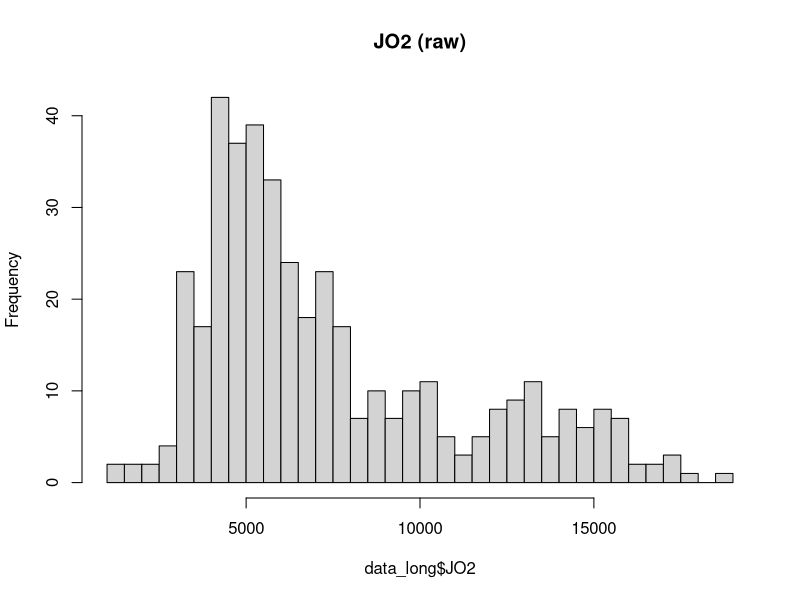
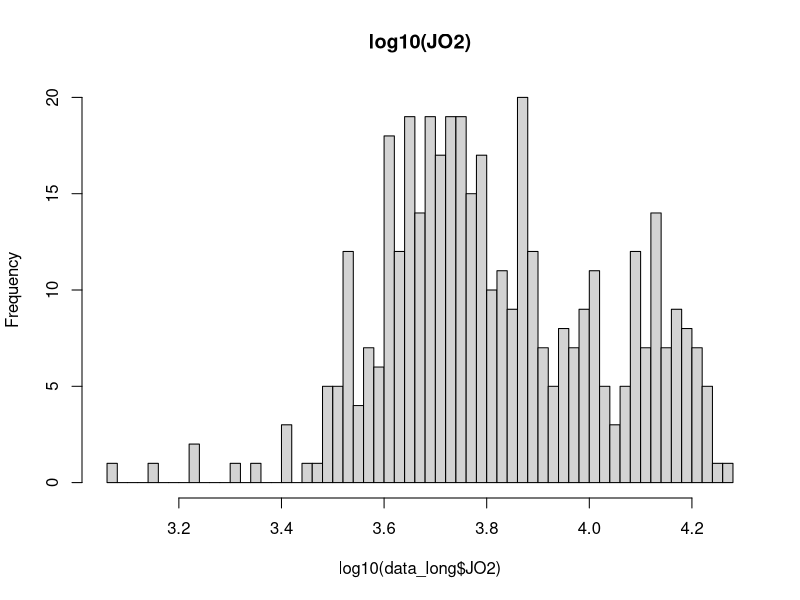
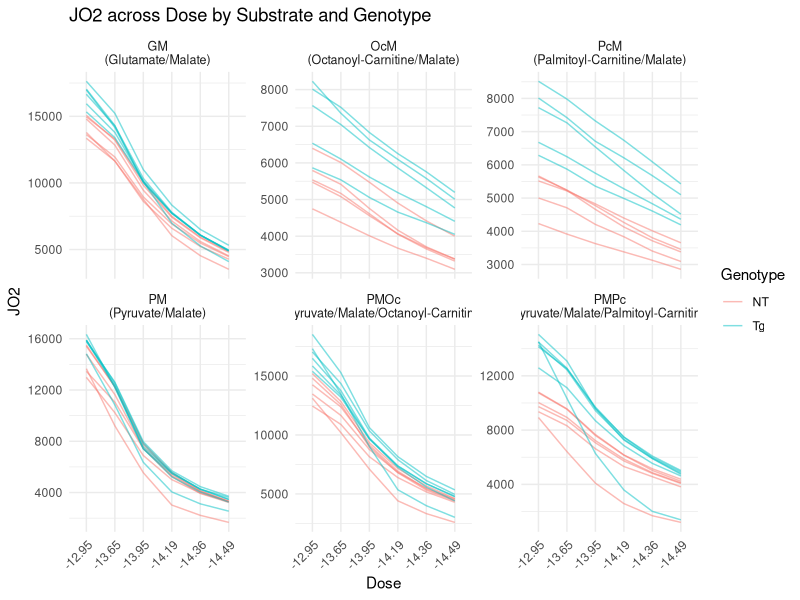
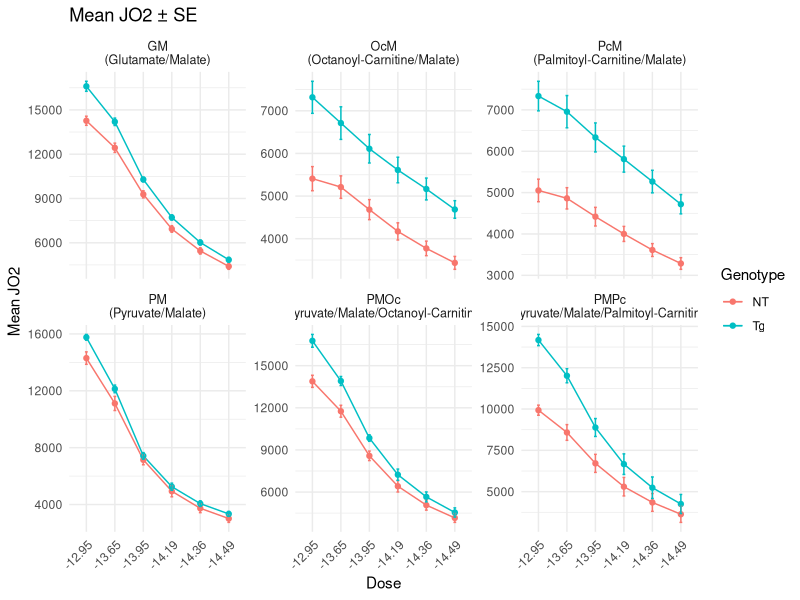
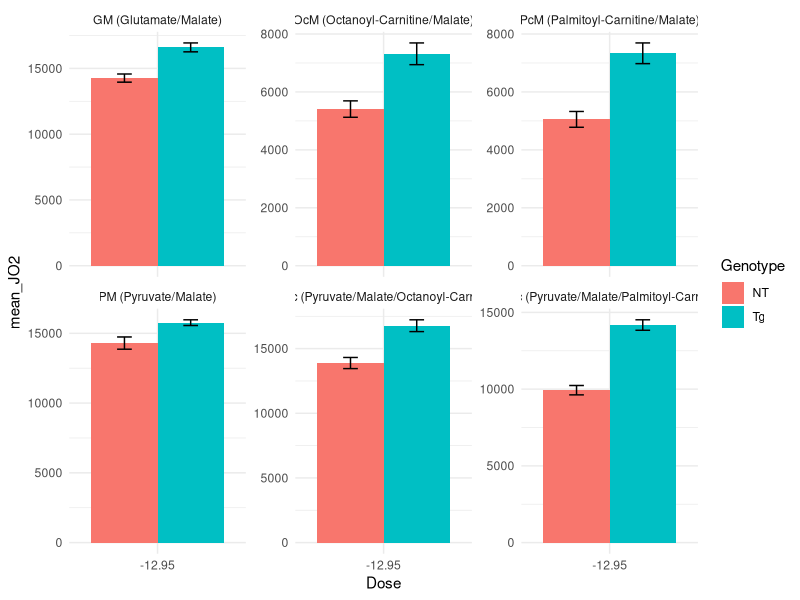
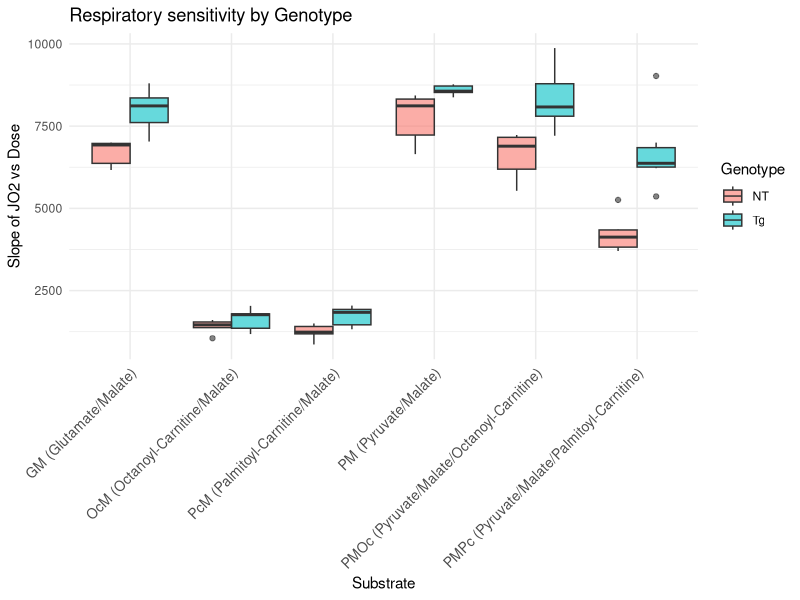
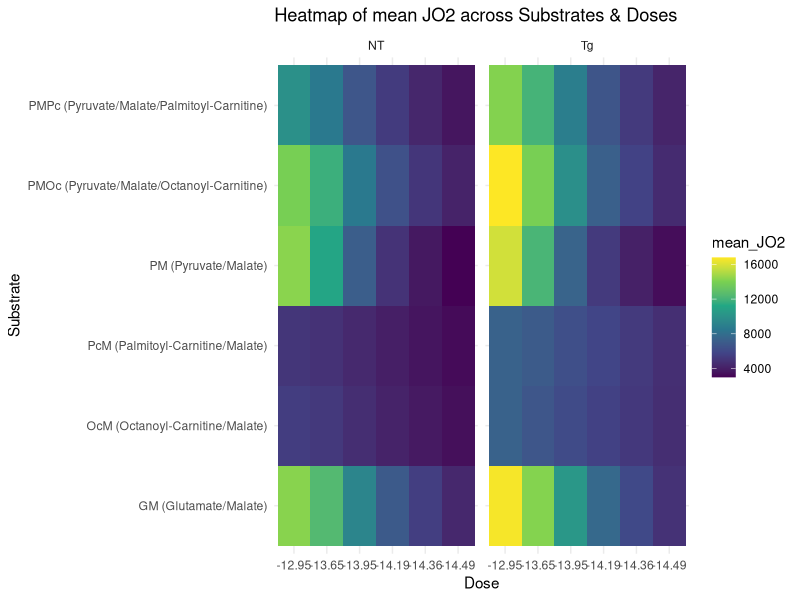

Write the R code that produced these figures, in order.
## ---- chunk 1
# imports
library(readr)
library(tidyverse)
library(patchwork)
library(scales)
library(ggplot2)
library(dplyr)
library(tidyr)
library(stringr)
library(broom)
## ---- chunk 2

raw <- read_csv("data/JO2.csv", col_names = FALSE, show_col_types = FALSE)

header1 <- as.character(unlist(raw[1, ]))  # substrates in row 1
header2 <- as.character(unlist(raw[2, ]))  # doses in row 2

sub <- header1
sub[1] <- "Subject"
for (i in 2:length(sub)) {
  if (is.na(sub[i]) || sub[i] == "") sub[i] <- sub[i - 1]
}

dose <- header2
dose[1] <- NA  # first col is Subject

new_names <- c("Subject", paste(sub[-1], dose[-1], sep = "_"))

dat <- raw[-c(1, 2), ]
names(dat) <- new_names
dat <- dat %>% mutate(across(-Subject, ~ suppressWarnings(as.numeric(.))))

data_long <- dat %>%
  pivot_longer(
    cols = -Subject,
    names_to = c("Substrate", "Dose"),
    names_sep = "_",
    values_to = "JO2"
  ) %>%
  filter(Dose != "Basal") %>%
  mutate(
    Genotype = if_else(str_detect(Subject, "^NT"), "NT", "Tg"),
    Dose_num = as.numeric(Dose), 
    Dose = factor(Dose,
                  levels = c("Basal", "-12.95","-13.65","-13.95","-14.19","-14.36","-14.49"),
                  ordered = TRUE)
  ) %>%
  drop_na(JO2)   

## ---- chunk 3
glimpse(data_long)
## ---- chunk 4
#| label: histogram 

#raw
hist(data_long$JO2, breaks=60, main="JO2 (raw)")

#log10
hist(log10(data_long$JO2), breaks=60, main="log10(JO2)")

## ---- chunk 5
ggplot(data_long, aes(x = Dose, y = JO2, color = Genotype, group = Subject)) +
  geom_line(alpha = 0.5) +
  facet_wrap(~ Substrate, scales = "free_y", labeller = label_wrap_gen(width = 15)) +
  theme_minimal() +
  labs(title = "JO2 across Dose by Substrate and Genotype") +
  theme(
    axis.text.x = element_text(angle = 45, hjust = 1, size = 9),  # rotate dose labels
    strip.text = element_text(size = 9)  # control facet label size
  )

# genotype means ± SE per substrate×dose
summary_data <- data_long %>%
  group_by(Substrate, Dose, Genotype) %>%
  summarise(mean_JO2 = mean(JO2), se = sd(JO2)/sqrt(n()), .groups = "drop")

ggplot(summary_data, aes(Dose, mean_JO2, color = Genotype, group = Genotype)) +
  geom_line() + 
  geom_point() +
  geom_errorbar(aes(ymin = mean_JO2 - se, ymax = mean_JO2 + se), width = 0.1) +
  facet_wrap(~ Substrate, scales = "free_y", labeller = label_wrap_gen(width = 15)) + # wrap long facet labels
  theme_minimal() +
  labs(title = "Mean JO2 ± SE", y = "Mean JO2") +
  theme(
    axis.text.x = element_text(angle = 45, hjust = 1, size = 9),  # fix dose labels
    strip.text = element_text(size = 9)                           # fix facet labels
  )
## ---- chunk 6
data_long %>%
  filter(Dose %in% c("Basal", "-12.95")) %>%
  group_by(Genotype, Substrate, Dose) %>%
  summarise(mean_JO2 = mean(JO2), se = sd(JO2)/sqrt(n()), .groups = "drop") %>%
  ggplot(aes(x = Dose, y = mean_JO2, fill = Genotype)) +
  geom_col(position = position_dodge()) +
  geom_errorbar(aes(ymin = mean_JO2-se, ymax = mean_JO2+se),
                width = 0.2, position = position_dodge(0.9)) +
  facet_wrap(~Substrate, scales = "free_y") +
  theme_minimal()
## ---- chunk 7
slopes <- data_long %>%
  group_by(Subject, Genotype, Substrate) %>%
  do(tidy(lm(JO2 ~ Dose_num, data = .))) %>%
  filter(term == "Dose_num")

ggplot(slopes, aes(x = Substrate, y = estimate, fill = Genotype)) +
  geom_boxplot(alpha = 0.6, position = position_dodge()) +
  theme_minimal() +
  labs(y = "Slope of JO2 vs Dose", title = "Respiratory sensitivity by Genotype") +
  theme(
    axis.text.x = element_text(angle = 45, hjust = 1, size = 10)  # rotate labels
  )
## ---- chunk 8
heat <- data_long %>%
  group_by(Substrate, Dose, Genotype) %>%
  summarise(mean_JO2 = mean(JO2), .groups = "drop")

ggplot(heat, aes(x = Dose, y = Substrate, fill = mean_JO2)) +
  geom_tile() +
  facet_wrap(~Genotype) +
  scale_fill_viridis_c() +
  theme_minimal() +
  labs(title = "Heatmap of mean JO2 across Substrates & Doses")
